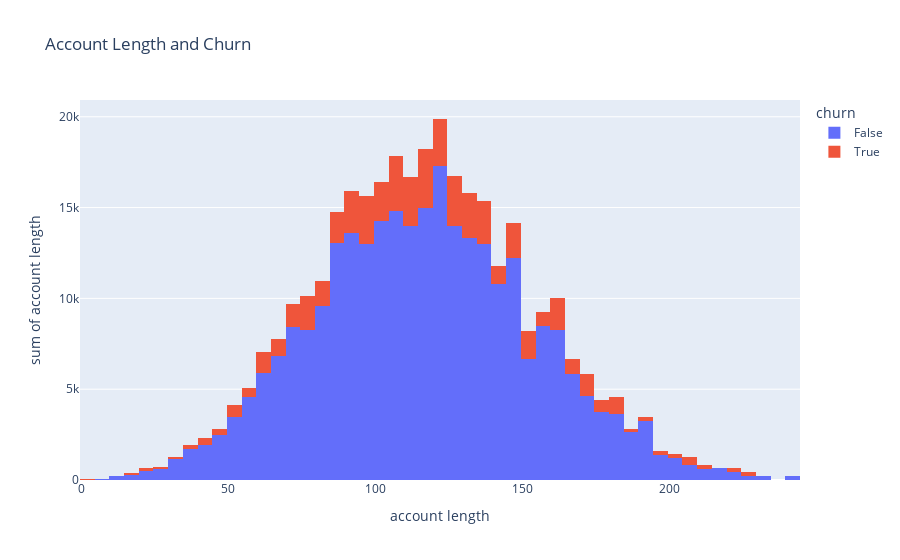

The notebook cell this image was saved under:
### Code cell
fig = px.histogram(df, x="account length", y="account length", color="churn",title = 'Account Length and Churn',
                   hover_data=df.columns)
fig.show()

### Figure 1 — Plotly figure (JSON) as saved in the notebook; plotly's stock layout.template omitted (floating-point values rounded to 4 significant figures; data arrays with more than 128 entries replaced by an {"elided": "..."} marker saying what was removed)
{"data": [{"alignmentgroup": "True", "bingroup": "x", "histfunc": "sum", "hovertemplate": "churn=False<br>account length=%{x}<br>sum of account length=%{y}<extra></extra>", "legendgroup": "False", "marker": {"color": "#636efa"}, "name": "False", "offsetgroup": "False", "orientation": "v", "showlegend": true, "type": "histogram", "x": {"elided": "2850 int values"}, "xaxis": "x", "y": {"elided": "2850 int values"}, "yaxis": "y"}, {"alignmentgroup": "True", "bingroup": "x", "histfunc": "sum", "hovertemplate": "churn=True<br>account length=%{x}<br>sum of account length=%{y}<extra></extra>", "legendgroup": "True", "marker": {"color": "#EF553B"}, "name": "True", "offsetgroup": "True", "orientation": "v", "showlegend": true, "type": "histogram", "x": {"elided": "483 int values"}, "xaxis": "x", "y": {"elided": "483 int values"}, "yaxis": "y"}], "layout": {"barmode": "relative", "legend": {"title": {"text": "churn"}, "tracegroupgap": 0}, "title": {"text": "Account Length and Churn"}, "xaxis": {"anchor": "y", "domain": [0, 1], "title": {"text": "account length"}}, "yaxis": {"anchor": "x", "domain": [0, 1], "title": {"text": "sum of account length"}}}}
